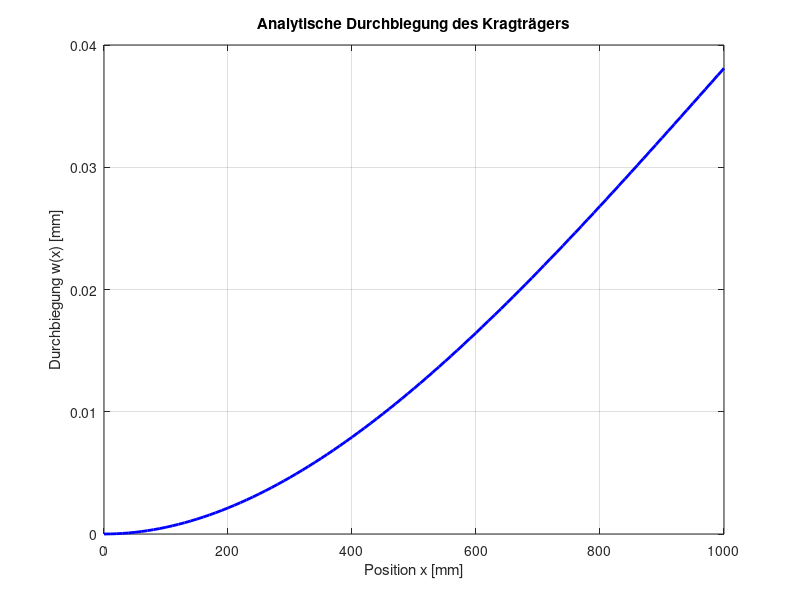
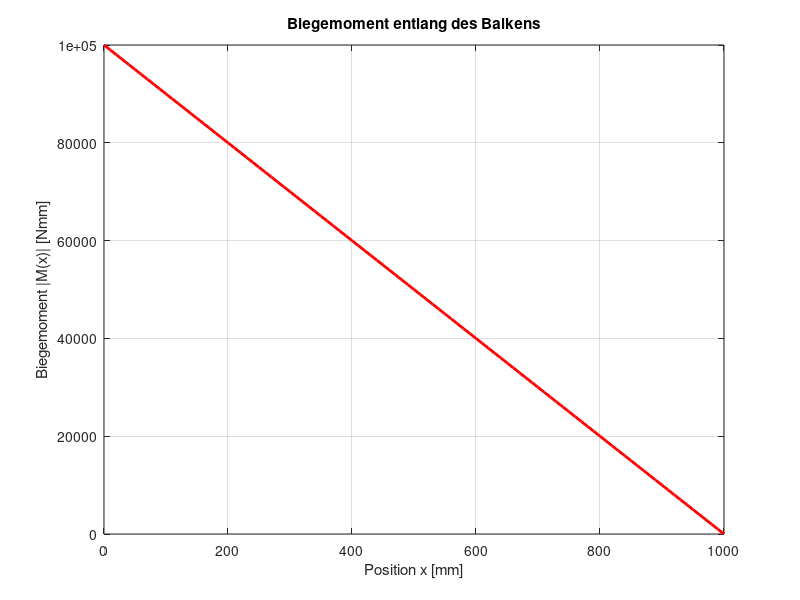

These charts were generated, in order, by the following MATLAB code:
%% Analytische Berechnung eines einseitig eingespannten Balkens
% Euler-Bernoulli-Balkentheorie
% Einzellast am freien Ende
%
% Einheitensystem: SI
% Länge         [mm]
% Kraft         [N]
% Elastizität   [Pa] bzw [N/mm^2*1e6]
% Durchbiegung  [mm]

clear;
clc;
close all;

%% 1. Geometrie

L = 1000;                       % Balkenlänge [mm]
b = 50;                         % Breite des rechteckigen Querschnitts [mm]
h = 100;                        % Höhe des Querschnitts [mm]

%% 2. Materialeigenschaften

material.E = 210000;            % Emodul [N/mm^2] hier: Stahl
material.nu = 0.30;             % Poissonzahl [-]
material.rho = 7.85*1e-6;       % Dichte [kg/mm^3]

% Orthotropes Material (z.B. Holz oder Faserverbund):
% material.Ex  = 210000;        % Emodul in x-Richtung [N/mm^2]
% material.Ey  = 10000;         % Emodul in y-Richtung [N/mm^2]
% material.Ez  = 10000;         % Emodul in z-Richtung [N/mm^2]
% material.Gxy = 5000;          % Schubmodul [N/mm^2]
% material.Gxz = 5000;          % Schubmodul [N/mm^2]
% material.Gyz = 3000;          % Schubmodul [N/mm^2]
% material.nuxy = 0.30;         % Querkontraktionszahl [-]

%% 3. Belastung

F = 100;                        % Kraft am freien Ende [N]

% Vorzeichenkonvention:
% F > 0: Kraft wirkt in positiver Durchbiegungsrichtung.
% F < 0: Kraft wirkt in negativer Durchbiegungsrichtung.

%% 4. Berechnung der Querschnittswerte

A = b * h;                      % Querschnittsfläche [mm^2]
I = b * h^3 / 12;               % Flächenträgheitsmoment [mm^4]

E = material.E;

%% 5. Analytische Durchbiegung

n = 101;                        % Anzahl der Auswertepositionen
x = linspace(0, L, n);

% Biegelinie nach Euler-Bernoulli
w = (F ./ (6*E*I)) .* (3*L*x.^2 - x.^3);

% Maximale Durchbiegung am freien Ende
w_max = F * L^3 / (3*E*I);

%% 6. Biegemoment und Biegespannung

% Biegemoment F*L aber für jedes x
M = abs(F) .* (L - x);

% Maximale Biegespannung am Balkenanfang
sigma_max = abs(F) * L * (h/2) / I;

%% 7. Ergebnisse ausgeben

fprintf('\n--- Analytische Balkenberechnung ---\n');
fprintf('Balkenlänge:              %.4f mm\n', L);
fprintf('Breite:                   %.4f mm\n', b);
fprintf('Höhe:                     %.4f mm\n', h);
fprintf('Elastizitätsmodul:        %.3f MPa\n', E);
fprintf('Kraft:                    %.2f N\n', F);
fprintf('Querschnittsfläche:       %.6e mm^2\n', A);
fprintf('Flächenträgheitsmoment:   %.6e mm^4\n', I);
fprintf('Max. Durchbiegung:        %.6f mm\n', w_max);
fprintf('Max. Biegespannung:       %.3f MPa\n', sigma_max);

%% 8. Durchbiegung plotten

figure;

plot(x, w, 'b-', 'LineWidth', 2);
grid on;

xlabel('Position x [mm]');
ylabel('Durchbiegung w(x) [mm]');
title('Analytische Durchbiegung des Kragträgers');

%% 9. Biegemoment plotten

figure;

plot(x, M, 'r-', 'LineWidth', 2);
grid on;

xlabel('Position x [mm]');
ylabel('Biegemoment |M(x)| [Nmm]');
title('Biegemoment entlang des Balkens');
